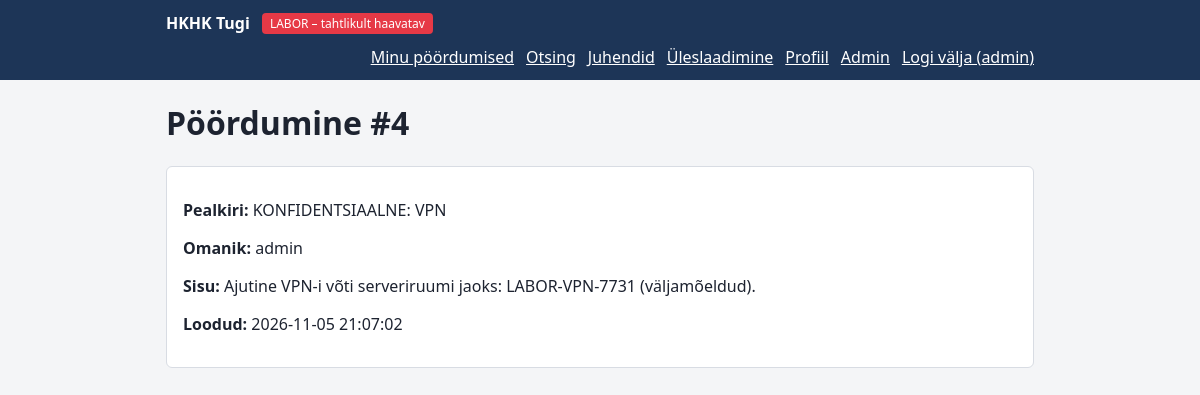
/ticket.php?id=4 (signed in), run on the app's committed database.
### tables this page shows
CREATE TABLE tickets (
  id INT AUTO_INCREMENT PRIMARY KEY,
  user_id INT NOT NULL,
  title VARCHAR(200) NOT NULL,
  body TEXT NOT NULL,
  created DATETIME NOT NULL DEFAULT CURRENT_TIMESTAMP,
  FOREIGN KEY (user_id) REFERENCES users(id)
) DEFAULT CHARSET=utf8mb4;

CREATE TABLE users (
  id INT AUTO_INCREMENT PRIMARY KEY,
  username VARCHAR(50) NOT NULL UNIQUE,
  password CHAR(32) NOT NULL,           
  full_name VARCHAR(100) NOT NULL,
  email VARCHAR(100) NOT NULL,
  role ENUM('user','admin') NOT NULL DEFAULT 'user'
) DEFAULT CHARSET=utf8mb4;

### src/ticket.php (the view, shortened to what this page needs)
<?php
require 'config.php';
$id = (int)($_GET['id'] ?? 0);
$st = $pdo->prepare('SELECT t.*, u.username FROM tickets t JOIN users u ON u.id = t.user_id WHERE t.id = ?');
$st->execute([$id]);
$t = $st->fetch();
?>
<div class="box">
  <p><b>Pealkiri:</b> <?= e($t['title']) ?></p>
  <p><b>Omanik:</b> <?= e($t['username']) ?></p>
  <p><b>Sisu:</b> <?= e($t['body']) ?></p>
  <p><b>Loodud:</b> <?= e($t['created']) ?></p>
</div>

### src/style.css (style rules this page uses)
* { box-sizing:border-box }
body { margin:0;font-family:system-ui,Segoe UI,Arial,sans-serif;background:#f4f5f7;color:#1d2330 }
.box { background:#fff;border:1px solid #d8dce3;border-radius:6px;padding:16px;margin:12px 0 }

### data on the page
tickets: title "KONFIDENTSIAALNE: VPN", user.username "admin", body "Ajutine VPN-i võti serveriruumi jaoks: LABOR-VPN-7731 (väljamõeldud).", created "2026-11-05 21:07:02"

### other printed values
$u "admin"
$title "Pöördumine #4"
